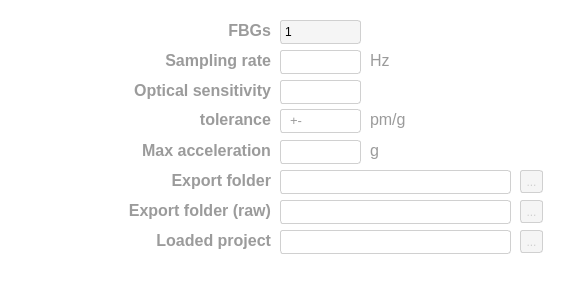
       <widget class="QWidget" name="widget_opt" native="true">
        <property name="geometry">
         <rect>
          <x>0</x>
          <y>170</y>
          <width>581</width>
          <height>291</height>
         </rect>
        </property>
        <property name="palette">
         <palette>
          <active>
           <colorrole role="WindowText">
            <brush brushstyle="SolidPattern">
             <color alpha="255">
              <red>0</red>
              <green>0</green>
              <blue>0</blue>
             </color>
            </brush>
           </colorrole>
           <colorrole role="Button">
            <brush brushstyle="SolidPattern">
             <color alpha="0">
              <red>255</red>
              <green>255</green>
              <blue>255</blue>
             </color>
            </brush>
           </colorrole>
           <colorrole role="Light">
            <brush brushstyle="SolidPattern">
             <color alpha="255">
              <red>255</red>
              <green>255</green>
              <blue>255</blue>
             </color>
            </brush>
           </colorrole>
           <colorrole role="Midlight">
            <brush brushstyle="SolidPattern">
             <color alpha="255">
              <red>255</red>
              <green>255</green>
              <blue>255</blue>
             </color>
            </brush>
           </colorrole>
           <colorrole role="Dark">
            <brush brushstyle="SolidPattern">
             <color alpha="255">
              <red>127</red>
              <green>127</green>
              <blue>127</blue>
             </color>
            </brush>
           </colorrole>
           <colorrole role="Mid">
            <brush brushstyle="SolidPattern">
             <color alpha="255">
              <red>170</red>
              <green>170</green>
              <blue>170</blue>
             </color>
            </brush>
           </colorrole>
           <colorrole role="Text">
            <brush brushstyle="SolidPattern">
             <color alpha="255">
              <red>0</red>
              <green>0</green>
              <blue>0</blue>
             </color>
            </brush>
           </colorrole>
           <colorrole role="BrightText">
            <brush brushstyle="SolidPattern">
             <color alpha="255">
              <red>255</red>
              <green>255</green>
              <blue>255</blue>
             </color>
            </brush>
           </colorrole>
           <colorrole role="ButtonText">
            <brush brushstyle="SolidPattern">
             <color alpha="255">
              <red>0</red>
              <green>0</green>
              <blue>0</blue>
             </color>
            </brush>
           </colorrole>
           <colorrole role="Base">
            <brush brushstyle="SolidPattern">
             <color alpha="0">
              <red>255</red>
              <green>255</green>
              <blue>255</blue>
             </color>
            </brush>
           </colorrole>
           <colorrole role="Window">
            <brush brushstyle="SolidPattern">
             <color alpha="0">
              <red>255</red>
              <green>255</green>
              <blue>255</blue>
             </color>
            </brush>
           </colorrole>
           <colorrole role="Shadow">
            <brush brushstyle="SolidPattern">
             <color alpha="255">
              <red>0</red>
              <green>0</green>
              <blue>0</blue>
             </color>
            </brush>
           </colorrole>
           <colorrole role="AlternateBase">
            <brush brushstyle="SolidPattern">
             <color alpha="255">
              <red>255</red>
              <green>255</green>
              <blue>255</blue>
             </color>
            </brush>
           </colorrole>
           <colorrole role="ToolTipBase">
            <brush brushstyle="SolidPattern">
             <color alpha="255">
              <red>255</red>
              <green>255</green>
              <blue>220</blue>
             </color>
            </brush>
           </colorrole>
           <colorrole role="ToolTipText">
            <brush brushstyle="SolidPattern">
             <color alpha="255">
              <red>0</red>
              <green>0</green>
              <blue>0</blue>
             </color>
            </brush>
           </colorrole>
           <colorrole role="PlaceholderText">
            <brush brushstyle="SolidPattern">
             <color alpha="127">
              <red>0</red>
              <green>0</green>
              <blue>0</blue>
             </color>
            </brush>
           </colorrole>
          </active>
          <inactive>
           <colorrole role="WindowText">
            <brush brushstyle="SolidPattern">
             <color alpha="255">
              <red>208</red>
              <green>208</green>
              <blue>208</blue>
             </color>
            </brush>
           </colorrole>
           <colorrole role="Button">
            <brush brushstyle="SolidPattern">
             <color alpha="0">
              <red>255</red>
              <green>255</green>
              <blue>255</blue>
             </color>
            </brush>
           </colorrole>
           <colorrole role="Light">
            <brush brushstyle="SolidPattern">
             <color alpha="255">
              <red>255</red>
              <green>255</green>
              <blue>255</blue>
             </color>
            </brush>
           </colorrole>
           <colorrole role="Midlight">
            <brush brushstyle="SolidPattern">
             <color alpha="255">
              <red>227</red>
              <green>227</green>
              <blue>227</blue>
             </color>
            </brush>
           </colorrole>
           <colorrole role="Dark">
            <brush brushstyle="SolidPattern">
             <color alpha="255">
              <red>64</red>
              <green>65</green>
              <blue>66</blue>
             </color>
            </brush>
           </colorrole>
           <colorrole role="Mid">
            <brush brushstyle="SolidPattern">
             <color alpha="255">
              <red>160</red>
              <green>160</green>
              <blue>160</blue>
             </color>
            </brush>
           </colorrole>
           <colorrole role="Text">
            <brush brushstyle="SolidPattern">
             <color alpha="255">
              <red>208</red>
              <green>208</green>
              <blue>208</blue>
             </color>
            </brush>
           </colorrole>
           <colorrole role="BrightText">
            <brush brushstyle="SolidPattern">
             <color alpha="255">
              <red>255</red>
              <green>51</green>
              <blue>51</blue>
             </color>
            </brush>
           </colorrole>
           <colorrole role="ButtonText">
            <brush brushstyle="SolidPattern">
             <color alpha="255">
              <red>208</red>
              <green>208</green>
              <blue>208</blue>
             </color>
            </brush>
           </colorrole>
           <colorrole role="Base">
            <brush brushstyle="SolidPattern">
             <color alpha="0">
              <red>255</red>
              <green>255</green>
              <blue>255</blue>
             </color>
            </brush>
           </colorrole>
           <colorrole role="Window">
            <brush brushstyle="SolidPattern">
             <color alpha="0">
              <red>255</red>
              <green>255</green>
              <blue>255</blue>
             </color>
            </brush>
           </colorrole>
           <colorrole role="Shadow">
            <brush brushstyle="SolidPattern">
             <color alpha="255">
              <red>105</red>
              <green>105</green>
              <blue>105</blue>
             </color>
            </brush>
           </colorrole>
           <colorrole role="AlternateBase">
            <brush brushstyle="SolidPattern">
             <color alpha="255">
              <red>53</red>
              <green>54</green>
              <blue>55</blue>
             </color>
            </brush>
           </colorrole>
           <colorrole role="ToolTipBase">
            <brush brushstyle="SolidPattern">
             <color alpha="255">
              <red>64</red>
              <green>65</green>
              <blue>66</blue>
             </color>
            </brush>
           </colorrole>
           <colorrole role="ToolTipText">
            <brush brushstyle="SolidPattern">
             <color alpha="255">
              <red>208</red>
              <green>208</green>
              <blue>208</blue>
             </color>
            </brush>
           </colorrole>
           <colorrole role="PlaceholderText">
            <brush brushstyle="SolidPattern">
             <color alpha="255">
              <red>127</red>
              <green>127</green>
              <blue>128</blue>
             </color>
            </brush>
           </colorrole>
          </inactive>
          <disabled>
           <colorrole role="WindowText">
            <brush brushstyle="SolidPattern">
             <color alpha="255">
              <red>127</red>
              <green>127</green>
              <blue>127</blue>
             </color>
            </brush>
           </colorrole>
           <colorrole role="Button">
            <brush brushstyle="SolidPattern">
             <color alpha="0">
              <red>255</red>
              <green>255</green>
              <blue>255</blue>
             </color>
            </brush>
           </colorrole>
           <colorrole role="Light">
            <brush brushstyle="SolidPattern">
             <color alpha="255">
              <red>255</red>
              <green>255</green>
              <blue>255</blue>
             </color>
            </brush>
           </colorrole>
           <colorrole role="Midlight">
            <brush brushstyle="SolidPattern">
             <color alpha="255">
              <red>255</red>
              <green>255</green>
              <blue>255</blue>
             </color>
            </brush>
           </colorrole>
           <colorrole role="Dark">
            <brush brushstyle="SolidPattern">
             <color alpha="255">
              <red>127</red>
              <green>127</green>
              <blue>127</blue>
             </color>
            </brush>
           </colorrole>
           <colorrole role="Mid">
            <brush brushstyle="SolidPattern">
             <color alpha="255">
              <red>170</red>
              <green>170</green>
              <blue>170</blue>
             </color>
            </brush>
           </colorrole>
           <colorrole role="Text">
            <brush brushstyle="SolidPattern">
             <color alpha="255">
              <red>127</red>
              <green>127</green>
              <blue>127</blue>
             </color>
            </brush>
           </colorrole>
           <colorrole role="BrightText">
            <brush brushstyle="SolidPattern">
             <color alpha="255">
              <red>255</red>
              <green>255</green>
              <blue>255</blue>
             </color>
            </brush>
           </colorrole>
           <colorrole role="ButtonText">
            <brush brushstyle="SolidPattern">
             <color alpha="255">
              <red>127</red>
              <green>127</green>
              <blue>127</blue>
             </color>
            </brush>
           </colorrole>
           <colorrole role="Base">
            <brush brushstyle="SolidPattern">
             <color alpha="0">
              <red>255</red>
              <green>255</green>
              <blue>255</blue>
             </color>
            </brush>
           </colorrole>
           <colorrole role="Window">
            <brush brushstyle="SolidPattern">
             <color alpha="0">
              <red>255</red>
              <green>255</green>
              <blue>255</blue>
             </color>
            </brush>
           </colorrole>
           <colorrole role="Shadow">
            <brush brushstyle="SolidPattern">
             <color alpha="255">
              <red>0</red>
              <green>0</green>
              <blue>0</blue>
             </color>
            </brush>
           </colorrole>
           <colorrole role="AlternateBase">
            <brush brushstyle="SolidPattern">
             <color alpha="255">
              <red>53</red>
              <green>54</green>
              <blue>55</blue>
             </color>
            </brush>
           </colorrole>
           <colorrole role="ToolTipBase">
            <brush brushstyle="SolidPattern">
             <color alpha="255">
              <red>64</red>
              <green>65</green>
              <blue>66</blue>
             </color>
            </brush>
           </colorrole>
           <colorrole role="ToolTipText">
            <brush brushstyle="SolidPattern">
             <color alpha="255">
              <red>208</red>
              <green>208</green>
              <blue>208</blue>
             </color>
            </brush>
           </colorrole>
           <colorrole role="PlaceholderText">
            <brush brushstyle="SolidPattern">
             <color alpha="255">
              <red>127</red>
              <green>127</green>
              <blue>128</blue>
             </color>
            </brush>
           </colorrole>
          </disabled>
         </palette>
        </property>
        <property name="layoutDirection">
         <enum>Qt::LeftToRight</enum>
        </property>
        <property name="styleSheet">
         <string notr="true">background-color: rgba(255, 255, 255,0);</string>
        </property>
        <widget class="QToolButton" name="opt_exp_fold_btn">
         <property name="enabled">
          <bool>false</bool>
         </property>
         <property name="geometry">
          <rect>
           <x>520</x>
           <y>170</y>
           <width>23</width>
           <height>23</height>
          </rect>
         </property>
         <property name="styleSheet">
          <string notr="true">QToolButton {border: 1px solid gray;
border-color:rgb(208,208,208);
border-radius: 3px;
background-color: rgb(245, 245, 245);
color: rgb(0, 0, 0);}
QToolButton:hover {
	background-color: rgba(150, 190, 13, 100);
}
QToolButton:disabled {
	color: rgb(208,208,208);
}</string>
         </property>
         <property name="text">
          <string>...</string>
         </property>
        </widget>
        <widget class="QLabel" name="settings_exp_fold_opt_raw_label">
         <property name="geometry">
          <rect>
           <x>10</x>
           <y>200</y>
           <width>261</width>
           <height>21</height>
          </rect>
         </property>
         <property name="font">
          <font>
           <pointsize>12</pointsize>
           <bold>true</bold>
          </font>
         </property>
         <property name="layoutDirection">
          <enum>Qt::LeftToRight</enum>
         </property>
         <property name="styleSheet">
          <string notr="true">color: rgb(155, 155, 155);
background-color: rgba(255, 255, 255, 0);</string>
         </property>
         <property name="text">
          <string>Export folder (raw)</string>
         </property>
         <property name="alignment">
          <set>Qt::AlignRight|Qt::AlignTrailing|Qt::AlignVCenter</set>
         </property>
        </widget>
        <widget class="QLineEdit" name="opt_sampling_rate_line">
         <property name="enabled">
          <bool>false</bool>
         </property>
         <property name="geometry">
          <rect>
           <x>280</x>
           <y>50</y>
           <width>81</width>
           <height>24</height>
          </rect>
         </property>
         <property name="styleSheet">
          <string notr="true">QLineEdit{
border: 1px solid gray;
border-color:rgb(208,208,208);
border-radius: 3px;
background-color: rgb(255, 255, 255);
color: rgb(0, 0, 0);
}
QLineEdit::Disabled{
color: rgb(208,208,208);
}

</string>
         </property>
         <property name="alignment">
          <set>Qt::AlignRight|Qt::AlignTrailing|Qt::AlignVCenter</set>
         </property>
        </widget>
        <widget class="QLineEdit" name="opt_exp_folder_raw_line">
         <property name="enabled">
          <bool>false</bool>
         </property>
         <property name="geometry">
          <rect>
           <x>280</x>
           <y>200</y>
           <width>231</width>
           <height>24</height>
          </rect>
         </property>
         <property name="styleSheet">
          <string notr="true">QLineEdit{
border: 1px solid gray;
border-color:rgb(208,208,208);
border-radius: 3px;
background-color: rgb(255, 255, 255);
color: rgb(0, 0, 0);
}
QLineEdit::Disabled{
color: rgb(208,208,208);
}

</string>
         </property>
        </widget>
        <widget class="QLineEdit" name="opt_exp_folder_line">
         <property name="enabled">
          <bool>false</bool>
         </property>
         <property name="geometry">
          <rect>
           <x>280</x>
           <y>170</y>
           <width>231</width>
           <height>24</height>
          </rect>
         </property>
         <property name="styleSheet">
          <string notr="true">QLineEdit{
border: 1px solid gray;
border-color:rgb(208,208,208);
border-radius: 3px;
background-color: rgb(255, 255, 255);
color: rgb(0, 0, 0);
}
QLineEdit::Disabled{
color: rgb(208,208,208);
}

</string>
         </property>
         <property name="alignment">
          <set>Qt::AlignLeading|Qt::AlignLeft|Qt::AlignVCenter</set>
         </property>
        </widget>
        <widget class="QToolButton" name="opt_exp_fold_raw_btn">
         <property name="enabled">
          <bool>false</bool>
         </property>
         <property name="geometry">
          <rect>
           <x>520</x>
           <y>200</y>
           <width>23</width>
           <height>23</height>
          </rect>
         </property>
         <property name="styleSheet">
          <string notr="true">QToolButton {border: 1px solid gray;
border-color:rgb(208,208,208);
border-radius: 3px;
background-color: rgb(245, 245, 245);
color: rgb(0, 0, 0);}
QToolButton:hover {
	background-color: rgba(150, 190, 13, 100);
}
QToolButton:disabled {
	color: rgb(208,208,208);
}</string>
         </property>
         <property name="text">
          <string>...</string>
         </property>
        </widget>
        <widget class="QLabel" name="settings_opt_exp_fold_label">
         <property name="geometry">
          <rect>
           <x>0</x>
           <y>170</y>
           <width>271</width>
           <height>21</height>
          </rect>
         </property>
         <property name="font">
          <font>
           <pointsize>12</pointsize>
           <bold>true</bold>
          </font>
         </property>
         <property name="layoutDirection">
          <enum>Qt::LeftToRight</enum>
         </property>
         <property name="styleSheet">
          <string notr="true">color: rgb(155, 155, 155);
background-color: rgba(255, 255, 255, 0);</string>
         </property>
         <property name="text">
          <string>Export folder</string>
         </property>
         <property name="alignment">
          <set>Qt::AlignRight|Qt::AlignTrailing|Qt::AlignVCenter</set>
         </property>
        </widget>
        <widget class="QLabel" name="settings_hz2_label">
         <property name="geometry">
          <rect>
           <x>370</x>
           <y>50</y>
           <width>21</width>
           <height>21</height>
          </rect>
         </property>
         <property name="font">
          <font>
           <pointsize>12</pointsize>
          </font>
         </property>
         <property name="styleSheet">
          <string notr="true">color: rgb(155, 155, 155);
background-color: rgba(255, 255, 255, 0);</string>
         </property>
         <property name="text">
          <string>Hz</string>
         </property>
        </widget>
        <widget class="QLabel" name="settings_sampl_rate_opt_label">
         <property name="geometry">
          <rect>
           <x>20</x>
           <y>50</y>
           <width>251</width>
           <height>21</height>
          </rect>
         </property>
         <property name="font">
          <font>
           <pointsize>12</pointsize>
           <bold>true</bold>
          </font>
         </property>
         <property name="layoutDirection">
          <enum>Qt::LeftToRight</enum>
         </property>
         <property name="styleSheet">
          <string notr="true">color: rgb(155, 155, 155);
background-color: rgba(255, 255, 255, 0);</string>
         </property>
         <property name="text">
          <string>Sampling rate</string>
         </property>
         <property name="alignment">
          <set>Qt::AlignRight|Qt::AlignTrailing|Qt::AlignVCenter</set>
         </property>
        </widget>
        <widget class="QLabel" name="settings_load_project_label">
         <property name="geometry">
          <rect>
           <x>10</x>
           <y>220</y>
           <width>261</width>
           <height>41</height>
          </rect>
         </property>
         <property name="font">
          <font>
           <pointsize>12</pointsize>
           <bold>true</bold>
          </font>
         </property>
         <property name="layoutDirection">
          <enum>Qt::LeftToRight</enum>
         </property>
         <property name="styleSheet">
          <string notr="true">color: rgb(155, 155, 155);
background-color: rgba(255, 255, 255, 0);</string>
         </property>
         <property name="text">
          <string>Loaded project</string>
         </property>
         <property name="alignment">
          <set>Qt::AlignRight|Qt::AlignTrailing|Qt::AlignVCenter</set>
         </property>
        </widget>
        <widget class="QLineEdit" name="opt_loaded_project_line">
         <property name="enabled">
          <bool>false</bool>
         </property>
         <property name="geometry">
          <rect>
           <x>280</x>
           <y>230</y>
           <width>231</width>
           <height>24</height>
          </rect>
         </property>
         <property name="styleSheet">
          <string notr="true">QLineEdit{
border: 1px solid gray;
border-color:rgb(208,208,208);
border-radius: 3px;
background-color: rgb(255, 255, 255);
color: rgb(0, 0, 0);
}
QLineEdit::Disabled{
color: rgb(208,208,208);
}

</string>
         </property>
        </widget>
        <widget class="QToolButton" name="opt_loaded_project_btn">
         <property name="enabled">
          <bool>false</bool>
         </property>
         <property name="geometry">
          <rect>
           <x>520</x>
           <y>230</y>
           <width>23</width>
           <height>23</height>
          </rect>
         </property>
         <property name="styleSheet">
          <string notr="true">QToolButton {border: 1px solid gray;
border-color:rgb(208,208,208);
border-radius: 3px;
background-color: rgb(245, 245, 245);
color: rgb(0, 0, 0);}
QToolButton:hover {
	background-color: rgba(150, 190, 13, 100);
}
QToolButton:disabled {
	color: rgb(208,208,208);
}</string>
         </property>
         <property name="text">
          <string>...</string>
         </property>
        </widget>
        <widget class="QLabel" name="settings_opt_channles_label">
         <property name="geometry">
          <rect>
           <x>120</x>
           <y>20</y>
           <width>151</width>
           <height>21</height>
          </rect>
         </property>
         <property name="font">
          <font>
           <pointsize>12</pointsize>
           <bold>true</bold>
          </font>
         </property>
         <property name="layoutDirection">
          <enum>Qt::LeftToRight</enum>
         </property>
         <property name="styleSheet">
          <string notr="true">color: rgb(155, 155, 155);
background-color: rgba(255, 255, 255, 0);</string>
         </property>
         <property name="text">
          <string>FBGs</string>
         </property>
         <property name="alignment">
          <set>Qt::AlignRight|Qt::AlignTrailing|Qt::AlignVCenter</set>
         </property>
        </widget>
        <widget class="QComboBox" name="opt_channels_combobox">
         <property name="enabled">
          <bool>false</bool>
         </property>
         <property name="geometry">
          <rect>
           <x>280</x>
           <y>20</y>
           <width>81</width>
           <height>24</height>
          </rect>
         </property>
         <property name="layoutDirection">
          <enum>Qt::LeftToRight</enum>
         </property>
         <property name="styleSheet">
          <string notr="true">QComboBox{
border: 1px solid gray;
border-color:rgb(208,208,208);
border-radius: 3px;
background-color: rgb(245, 245, 245);
color: rgb(0, 0, 0);
}
QComboBox:hover {
	background-color: rgba(150, 190, 13, 100);
}
    QComboBox::down-arrow {
        image: none;
    }
    QComboBox::drop-down {
        border: 0;
        width: 0px;
    }
    QComboBox QAbstractItemView::item:selected {
        color: white;
        background-color: rgba(150, 190, 13, 100);
    }
    QComboBox QAbstractItemView::item:hover {
        color: white;
        background-color: rgba(150, 190, 13, 100);
    }
</string>
         </property>
         <item>
          <property name="text">
           <string>1</string>
          </property>
         </item>
         <item>
          <property name="text">
           <string>2</string>
          </property>
         </item>
        </widget>
        <widget class="QLabel" name="settings_opt_cal_sens_label">
         <property name="geometry">
          <rect>
           <x>20</x>
           <y>80</y>
           <width>251</width>
           <height>21</height>
          </rect>
         </property>
         <property name="font">
          <font>
           <pointsize>12</pointsize>
           <bold>true</bold>
          </font>
         </property>
         <property name="layoutDirection">
          <enum>Qt::LeftToRight</enum>
         </property>
         <property name="styleSheet">
          <string notr="true">color: rgb(155, 155, 155);
background-color: rgba(255, 255, 255, 0);</string>
         </property>
         <property name="text">
          <string>Optical sensitivity</string>
         </property>
         <property name="alignment">
          <set>Qt::AlignRight|Qt::AlignTrailing|Qt::AlignVCenter</set>
         </property>
        </widget>
        <widget class="QLabel" name="settings_pm_g_label">
         <property name="geometry">
          <rect>
           <x>370</x>
           <y>109</y>
           <width>51</width>
           <height>21</height>
          </rect>
         </property>
         <property name="font">
          <font>
           <pointsize>12</pointsize>
          </font>
         </property>
         <property name="styleSheet">
          <string notr="true">color: rgb(155, 155, 155);
background-color: rgba(255, 255, 255, 0);</string>
         </property>
         <property name="text">
          <string>pm/g</string>
         </property>
        </widget>
        <widget class="QLabel" name="settings_opt_cal_sens_label_2">
         <property name="geometry">
          <rect>
           <x>30</x>
           <y>109</y>
           <width>241</width>
           <height>21</height>
          </rect>
         </property>
         <property name="font">
          <font>
           <pointsize>12</pointsize>
           <bold>true</bold>
          </font>
         </property>
         <property name="layoutDirection">
          <enum>Qt::LeftToRight</enum>
         </property>
         <property name="styleSheet">
          <string notr="true">color: rgb(155, 155, 155);
background-color: rgba(255, 255, 255, 0);</string>
         </property>
         <property name="text">
          <string>tolerance</string>
         </property>
         <property name="alignment">
          <set>Qt::AlignRight|Qt::AlignTrailing|Qt::AlignVCenter</set>
         </property>
        </widget>
        <widget class="QLabel" name="settings_hz3_label_2">
         <property name="geometry">
          <rect>
           <x>290</x>
           <y>110</y>
           <width>21</width>
           <height>20</height>
          </rect>
         </property>
         <property name="font">
          <font>
           <pointsize>10</pointsize>
          </font>
         </property>
         <property name="styleSheet">
          <string notr="true">color: rgb(155, 155, 155);
background-color: rgba(255, 255, 255, 0);</string>
         </property>
         <property name="text">
          <string>+-</string>
         </property>
        </widget>
        <widget class="QLineEdit" name="calib_opt_sensitivity_toler_line">
         <property name="enabled">
          <bool>false</bool>
         </property>
         <property name="geometry">
          <rect>
           <x>280</x>
           <y>109</y>
           <width>81</width>
           <height>24</height>
          </rect>
         </property>
         <property name="styleSheet">
          <string notr="true">QLineEdit{
border: 1px solid gray;
border-color:rgb(208,208,208);
border-radius: 3px;
background-color: rgb(255, 255, 255);
color: rgb(0, 0, 0);
}
QLineEdit::Disabled{
color: rgb(208,208,208);
}

</string>
         </property>
         <property name="alignment">
          <set>Qt::AlignRight|Qt::AlignTrailing|Qt::AlignVCenter</set>
         </property>
        </widget>
        <widget class="QLineEdit" name="calib_opt_sensitivity_line">
         <property name="enabled">
          <bool>false</bool>
         </property>
         <property name="geometry">
          <rect>
           <x>280</x>
           <y>80</y>
           <width>81</width>
           <height>24</height>
          </rect>
         </property>
         <property name="styleSheet">
          <string notr="true">QLineEdit{
border: 1px solid gray;
border-color:rgb(208,208,208);
border-radius: 3px;
background-color: rgb(255, 255, 255);
color: rgb(0, 0, 0);
}
QLineEdit::Disabled{
color: rgb(208,208,208);
}

</string>
         </property>
         <property name="alignment">
          <set>Qt::AlignRight|Qt::AlignTrailing|Qt::AlignVCenter</set>
         </property>
        </widget>
        <widget class="QLabel" name="settings_opt_cal_sens_label_3">
         <property name="geometry">
          <rect>
           <x>10</x>
           <y>140</y>
           <width>261</width>
           <height>21</height>
          </rect>
         </property>
         <property name="font">
          <font>
           <pointsize>12</pointsize>
           <bold>true</bold>
          </font>
         </property>
         <property name="layoutDirection">
          <enum>Qt::LeftToRight</enum>
         </property>
         <property name="styleSheet">
          <string notr="true">color: rgb(155, 155, 155);
background-color: rgba(255, 255, 255, 0);</string>
         </property>
         <property name="text">
          <string>Max acceleration</string>
         </property>
         <property name="alignment">
          <set>Qt::AlignRight|Qt::AlignTrailing|Qt::AlignVCenter</set>
         </property>
        </widget>
        <widget class="QLineEdit" name="opt_max_acceleration">
         <property name="enabled">
          <bool>false</bool>
         </property>
         <property name="geometry">
          <rect>
           <x>280</x>
           <y>140</y>
           <width>81</width>
           <height>24</height>
          </rect>
         </property>
         <property name="styleSheet">
          <string notr="true">QLineEdit{
border: 1px solid gray;
border-color:rgb(208,208,208);
border-radius: 3px;
background-color: rgb(255, 255, 255);
color: rgb(0, 0, 0);
}
QLineEdit::Disabled{
color: rgb(208,208,208);
}

</string>
         </property>
         <property name="text">
          <string/>
         </property>
         <property name="alignment">
          <set>Qt::AlignRight|Qt::AlignTrailing|Qt::AlignVCenter</set>
         </property>
        </widget>
        <widget class="QLabel" name="settings_pm_g_label_2">
         <property name="geometry">
          <rect>
           <x>370</x>
           <y>140</y>
           <width>51</width>
           <height>21</height>
          </rect>
         </property>
         <property name="font">
          <font>
           <pointsize>12</pointsize>
          </font>
         </property>
         <property name="styleSheet">
          <string notr="true">color: rgb(155, 155, 155);
background-color: rgba(255, 255, 255, 0);</string>
         </property>
         <property name="text">
          <string>g</string>
         </property>
        </widget>
        <zorder>opt_exp_fold_btn</zorder>
        <zorder>settings_exp_fold_opt_raw_label</zorder>
        <zorder>opt_sampling_rate_line</zorder>
        <zorder>opt_exp_folder_raw_line</zorder>
        <zorder>opt_exp_folder_line</zorder>
        <zorder>opt_exp_fold_raw_btn</zorder>
        <zorder>settings_opt_exp_fold_label</zorder>
        <zorder>settings_hz2_label</zorder>
        <zorder>settings_sampl_rate_opt_label</zorder>
        <zorder>settings_load_project_label</zorder>
        <zorder>opt_loaded_project_line</zorder>
        <zorder>opt_loaded_project_btn</zorder>
        <zorder>settings_opt_channles_label</zorder>
        <zorder>opt_channels_combobox</zorder>
        <zorder>settings_opt_cal_sens_label</zorder>
        <zorder>settings_pm_g_label</zorder>
        <zorder>settings_opt_cal_sens_label_2</zorder>
        <zorder>calib_opt_sensitivity_toler_line</zorder>
        <zorder>calib_opt_sensitivity_line</zorder>
        <zorder>settings_hz3_label_2</zorder>
        <zorder>settings_opt_cal_sens_label_3</zorder>
        <zorder>opt_max_acceleration</zorder>
        <zorder>settings_pm_g_label_2</zorder>
       </widget>
